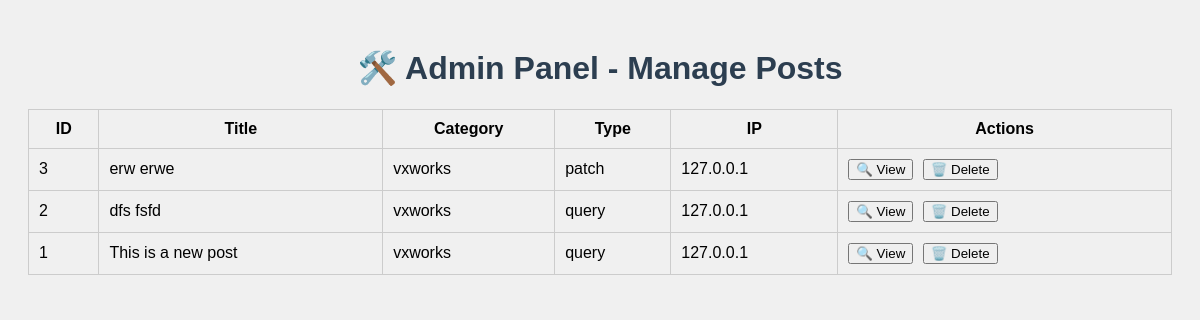
The page /admin/posts on the database as committed earlier.
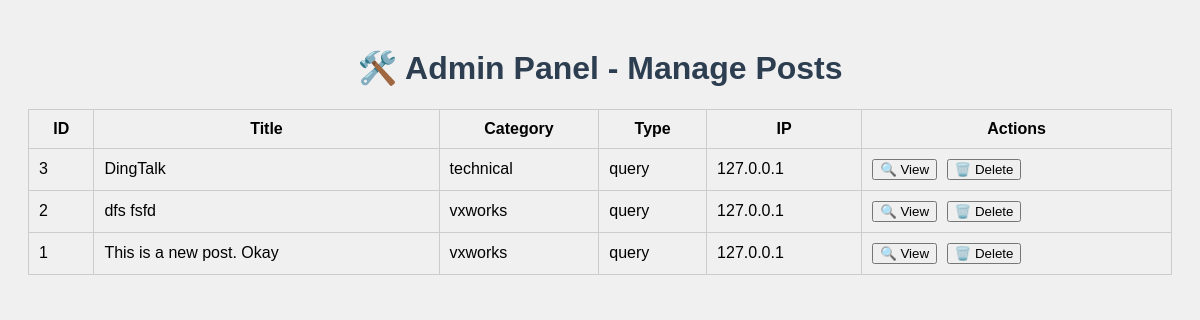
The same page on the database as committed later.
### app.py (models this page shows)
class Post(db.Model):
    id = db.Column(db.Integer, primary_key=True)
    title = db.Column(db.String(100))
    content = db.Column(db.Text)
    type = db.Column(db.String(10))  # "Query" or "Patch"
    category = db.Column(db.String(20))
    ip_address = db.Column(db.String(45))  # to store IPv4 or IPv6
    last_modified_ip = db.Column(db.String(45))
    likes = db.Column(db.Integer, default=0)
    comments = db.relationship('Comment', backref='post', cascade='all, delete-orphan')
    likes_relation = db.relationship('PostLike', backref='post', cascade='all, delete-orphan')
    reference_id = db.Column(db.Integer, db.ForeignKey('post.id'), nullable=True)
    reference = db.relationship('Post', remote_side=[id], backref='patches')

### app.py (the view)
@app.route('/admin/posts')
def admin_posts():
    if request.remote_addr != '127.0.0.1':
        abort(403)  # Forbidden
    posts = Post.query.order_by(Post.id.desc()).all()
    return render_template('admin_posts.html', posts=posts)

### app.py (called while the page is built)
@app.context_processor
def inject_year():
    return {'current_year': datetime.now().year}

### templates/admin_posts.html (shortened to what this page needs)
<!DOCTYPE html>
<html>
<head>
    <link rel="stylesheet" href="{{ url_for('static', filename='css/style.css') }}">
</head>
<body>
    <h1>🛠️ Admin Panel - Manage Posts</h1>
    <table class="admin-post-table">
        <thead>
            <tr>
                <th>ID</th>
                <th>Title</th>
                <th>Category</th>
                <th>Type</th>
                <th>IP</th>
                <th>Actions</th>
            </tr>
        </thead>
        <tbody>
            {% for post in posts %}
            <tr id="post-row-{{ post.id }}">
                <td>{{ post.id }}</td>
                <td contenteditable="true" onblur="editPostField({{ post.id }}, 'title', this.innerText)">{{ post.title }}</td>
                <td contenteditable="true" onblur="editPostField({{ post.id }}, 'category', this.innerText)">{{ post.category }}</td>
                <td contenteditable="true" onblur="editPostField({{ post.id }}, 'type', this.innerText)">{{ post.type }}</td>
                <td>{{ post.ip_address }}</td>
                <td class="admin-actions">
                    <button onclick="window.location.href='/posts/{{ post.id }}'">🔍 View</button>
                    <button onclick="deletePost({{ post.id }})">🗑️ Delete</button>
                </td>
            </tr>
            {% endfor %}
        </tbody>
    </table>
</body>
</html>

### static/css/style.css (style rules this page uses)
body { font-family: Arial, sans-serif; background: #f0f0f0; padding: 20px; }
h1 { text-align: center; color: #2c3e50; }

### templates/admin_posts.html (style rules this page uses)
.admin-post-table { width: 100%; border-collapse: collapse; }
.admin-post-table th, .admin-post-table td { border: 1px solid #ccc; padding: 10px; }
.admin-actions button { margin-right: 5px; }

Rows that differ between the two databases and show on the page:
changed Post id 3: title "erw erwe" → "DingTalk"; category "vxworks" → "technical"; type "patch" → "query"
changed Post id 1: title "This is a new post" → "This is a new post. Okay"
